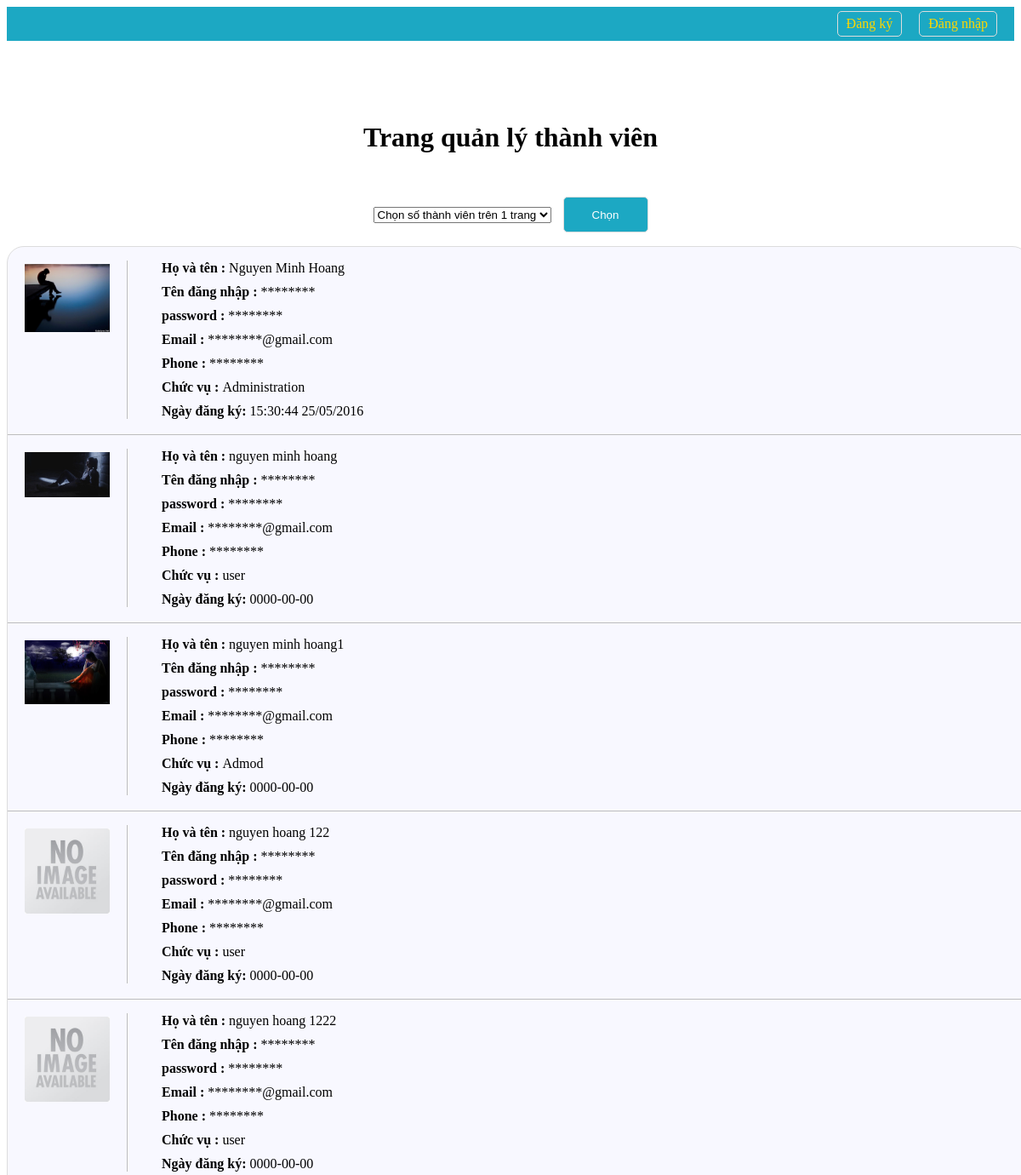
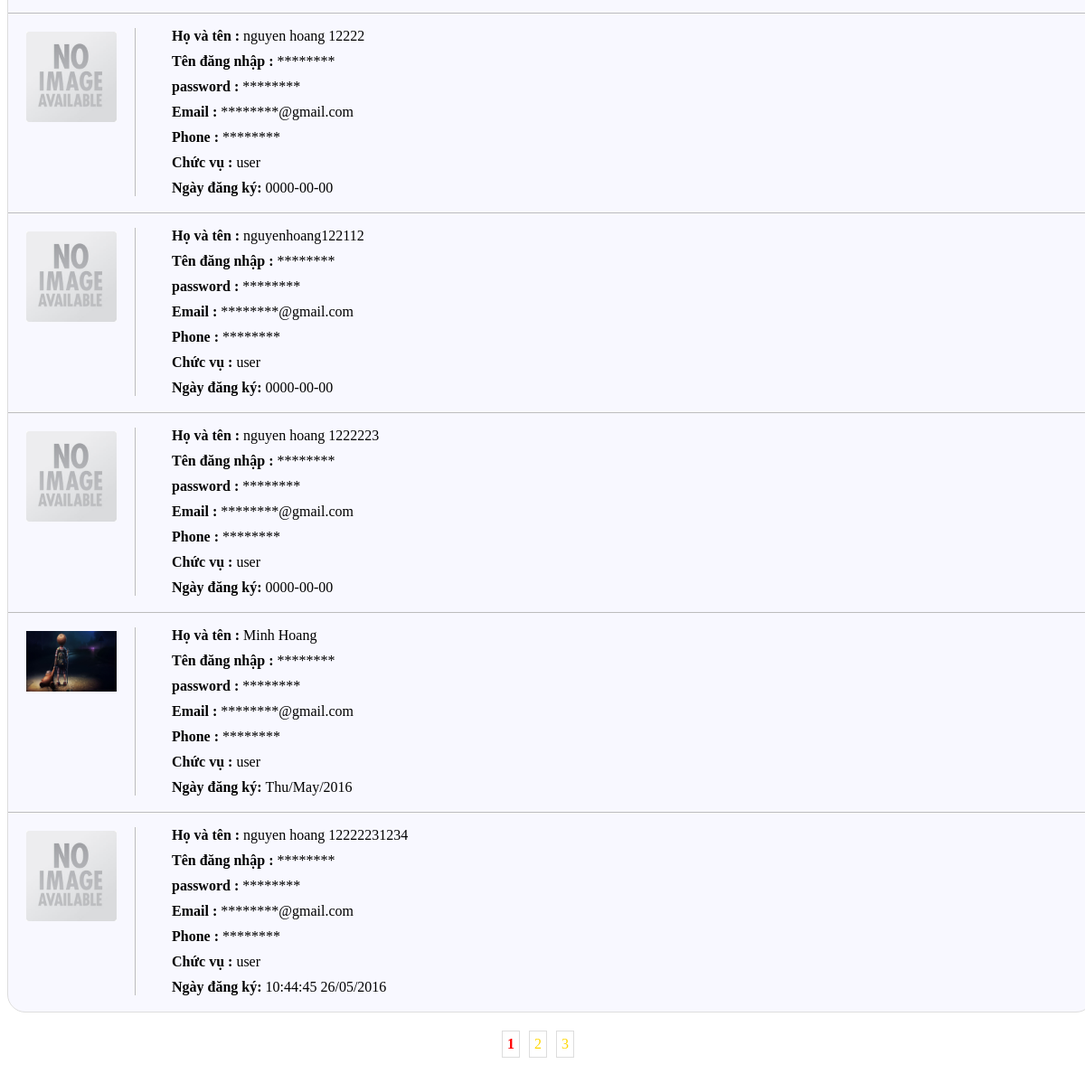
Screenshot of /login/home.php with the database file from the repository (2 pictures, top to bottom).
### tables this page shows
CREATE TABLE `member` (
  `id` int(11) NOT NULL,
  `fullname` varchar(200) DEFAULT NULL,
  `username` varchar(15) DEFAULT NULL,
  `password` varchar(50) DEFAULT NULL,
  `email` varchar(200) DEFAULT NULL,
  `phone` varchar(15) DEFAULT NULL,
  `image` varchar(200) DEFAULT NULL,
  `datetg` varchar(20) NOT NULL,
  `who` varchar(200) NOT NULL,
  `dateborn` date DEFAULT NULL,
  `sex` tinyint(4) DEFAULT NULL COMMENT '1:nam,2:nữ',
  `mota` varchar(1000) DEFAULT NULL,
  `chuc` tinyint(4) DEFAULT NULL COMMENT '1: administrator, 2: admod,3: user',
  `hien` tinyint(4) NOT NULL
);

### login/home.php (the view, shortened to what this page needs)
<!DOCTYPE html>
<html>
<head>
</head>
<body>
<?php
if (isset($_SESSION['username']) && $_SESSION['username']){
    echo '<div style="background-color: #1ca8c3; height: 40px;" >';
    echo '<a href="logout.php" style="float: right;margin-bottom: 100px;margin-right: 20px;margin-top: 5px;border-radius:5px;border: 1px solid #dddddd;padding: 5px 10px 5px 10px" >Logout</a>';
    echo '<div style="margin-bottom: 100px; float: right; padding-right: 20px;margin-right: 20px;margin-top: 14px;color: gold" >'.'Xin chào '.'<b><a href="myclass.php">'.$_SESSION['username'].'</a></b>'.'</div>';
    echo '</div>';
}
else{
    echo '<div style="background-color: #1ca8c3; height: 40px;" >';
    echo '<a href="login.php" style="float: right;margin-bottom: 100px;margin-right: 20px;margin-top: 5px;border-radius:5px;border: 1px solid #dddddd;padding: 5px 10px 5px 10px">Đăng nhập</a><a href="registion.php" style="float: right;margin-bottom: 100px;margin-right: 20px;margin-top: 5px;border-radius:5px;border: 1px solid #dddddd;padding: 5px 10px 5px 10px"">Đăng ký</a>';
    echo '</div>';
}
echo '<h1 align="center" style="clear: both">Trang quản lý thành viên</h1>';
$sort = mysql_query("select * from member");
    ?>
<?php
if(empty($dn)){
?>
    <div align="center"><form name="phantrang" action="home.php" method="post">
            <select name="so">
                <option value="0" selected="selected">Chọn số thành viên trên 1 trang</option>
            </select>
            <input type="submit" style="margin-top: 30px;cursor: pointer;height: 42px;color: white;background-color: #1ca8c3;margin-left: 10px; border: 1px solid #dddddd;border-radius: 5px;padding: 10px;width: 100px;" name="chon" value="Chọn">
        </form></div>
    <?php
    $c=10;
    ?>
    <div class="danh-sach">
    <?php
    $stt=mysql_query("select id from member where hien=0");
    $row_per_page=$c;
    $rows=mysql_num_rows($stt);
    if ($rows>$row_per_page) $page=ceil($rows/$row_per_page);
    else $page=1;
    if(isset($_GET['start']) && (int)$_GET['start'])
        $start=$_GET['start'];
    else $start=0;
    $squery=mysql_query("select * from member order by id asc limit $start,$row_per_page");
    while($list = mysql_fetch_array($squery))
    {
        if($list['image']=='data/'){
            $list['image']= "data/error.jpg";
        }
        ?>
        <div id="danh-sach">
            <img src="<?php echo $list['image'];?>" style="float: left;margin: 20px 0 0 20px" width="100"/>
            <ul>
                <li>
                    <b>Họ và tên : </b><?php echo $list['fullname']; ?>
                </li>
                <li>
                    <b>Tên đăng nhập : </b>********
                </li>
                <li>
                    <b>password : </b>********
                </li>
                <li>
                    <b>Email : </b>********@gmail.com
                </li>
                <li>
                    <b>Phone : </b>********
                </li>
                <li>
                    <b>Chức vụ : </b><?php if ($list['chuc'] == 1)
                    {
                        echo "Administration";
                    }
                    elseif($list['chuc']== 2)
                    {
                        echo "Admod";
                    }
                    else{
                        echo "user";
                    }
                    ?>
                </li>
                <li>
                    <b>Ngày đăng ký: </b><?php echo $list['datetg']; ?>
                </li>
            </ul>
        </div>
    <?php } ?>
</div>
<?php } ?>
<?php
    $page_cr=($start/$row_per_page)+1;
    ?>
    <div align="center" style="margin: 20px 0 100px 0">
    <?php
    for($i=1;$i<=$page;$i++)
    {
        if ($page_cr!=$i) echo "<div style='border: 1px solid #dddddd; width: auto; display: inline-block;padding: 5px;margin-right: 10px'><a href='home.php?so=".$c."&start=".$row_per_page*($i-1)."'>$i</a></div>";
        else echo "<div style='border: 1px solid #dddddd; width: auto; display: inline-block;padding: 5px;margin-right: 10px'><b style='color: red'>".$i."</b></div>";
    }
?>
    </div>
</body>
</html>

### login/home.php (style rules this page uses)
a { text-decoration: none; color: gold; }
.danh-sach { display:block; clear: both; width: 1200px; margin: auto; border: 1px solid #dddddd; background-color: ghostwhite; border-radius: 20px; }
#danh-sach:last-child { border: none; }
#danh-sach { margin: auto; border-bottom: 1px solid #bdbdbd; height: 220px; }
ul { border-left: 1px solid #bdbdbd; margin-left: 20px; float: left; display: inline-block; }
li:first-child { margin-top: 0; }
li { margin-top: 10px; list-style-type: none; }
#danh-sach { clear: both; }

### rows the page displays
member: image (picture), fullname "Nguyen Minh Hoang", chuc "Administration", datetg "15:30:44 25/05/2016"
member: image (picture), fullname "nguyen minh hoang", chuc "user", datetg "0000-00-00"
member: image (picture), fullname "nguyen minh hoang1", chuc "Admod", datetg "0000-00-00"
member: fullname "nguyen hoang 122", chuc "user", datetg "0000-00-00"
member: fullname "nguyen hoang 1222", chuc "user", datetg "0000-00-00"
member: fullname "nguyen hoang 12222", chuc "user", datetg "0000-00-00"
member: fullname "nguyenhoang122112", chuc "user", datetg "0000-00-00"
member: fullname "nguyen hoang 1222223", chuc "user", datetg "0000-00-00"
member: image (picture), fullname "Minh Hoang", chuc "user", datetg "Thu/May/2016"
member: fullname "nguyen hoang 12222231234", chuc "user", datetg "10:44:45 26/05/2016"
